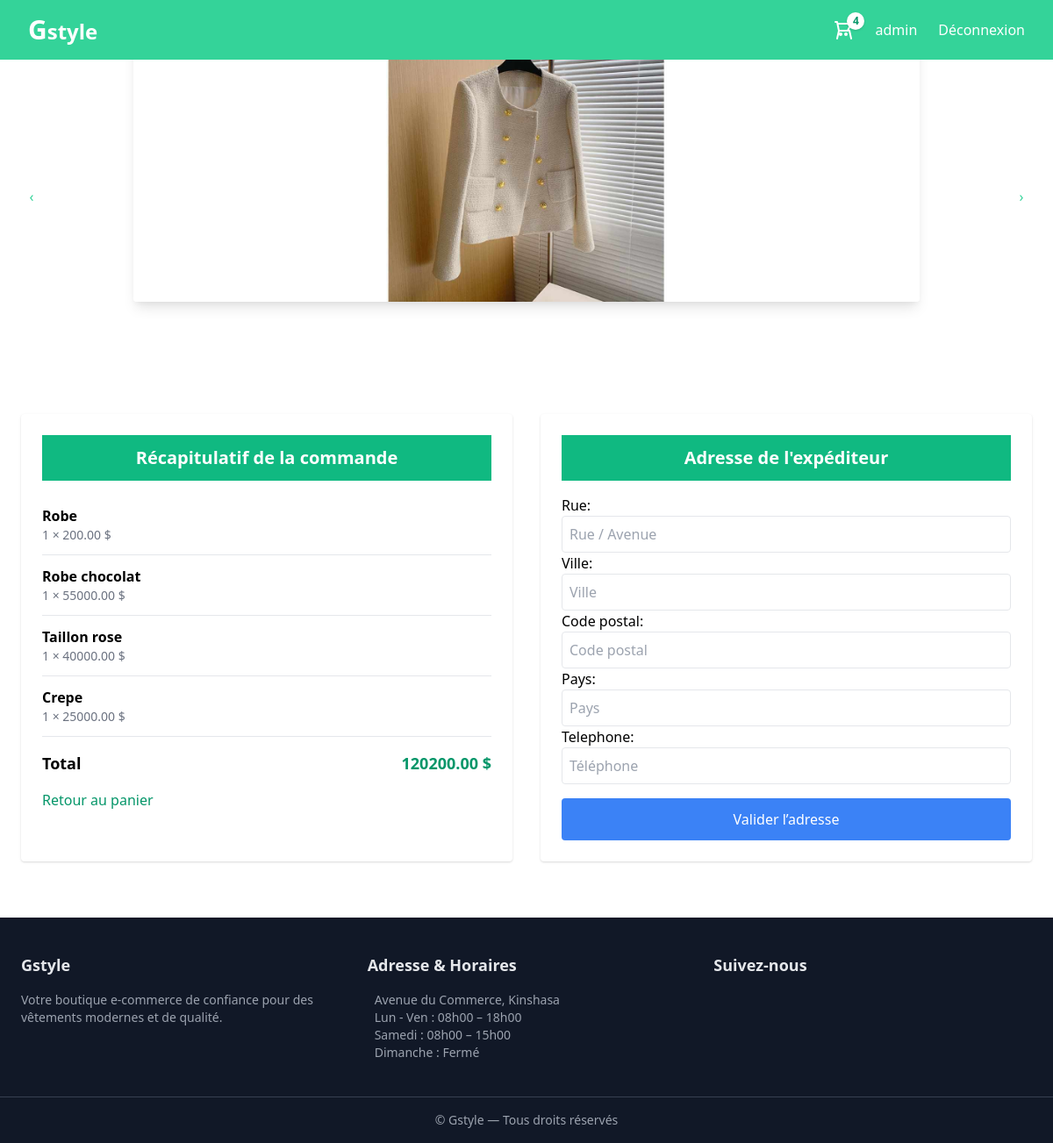
The page /commandes/checkout/ (signed in) on the database its author committed.
### panier/models.py (models this page shows, shortened)
class Panier(models.Model):
    user = models.ForeignKey(User, on_delete=models.CASCADE, null=True, blank=True)
    date_creation = models.DateTimeField(auto_now_add=True)
    date_modification = models.DateTimeField(auto_now=True)
    def total_items_count(self):
        return self.lignepanier_set.count()
    def total_price(self):
        return sum(ligne.total() for ligne in self.lignepanier_set.all())

class LignePanier(models.Model):
    panier = models.ForeignKey(Panier, on_delete=models.CASCADE)
    produit = models.ForeignKey(Produit, on_delete=models.CASCADE)
    quantite = models.PositiveIntegerField(default=1)
    class Meta:
        unique_together = ('panier', 'produit')
    def total(self):
        return self.quantite * self.produit.prix

### products/models.py (models this page shows, shortened)
class Produit(models.Model):
    nom = models.CharField(max_length=200)
    description = models.TextField()
    prix = models.DecimalField(max_digits=10, decimal_places=2)
    image = models.ImageField(upload_to='products/')
    stock = models.PositiveIntegerField(default=0)
    est_populaire = models.BooleanField(default=False)
    categorie = models.ForeignKey(Categorie, on_delete=models.SET_NULL, null=True, blank=True)

### commandes/views.py (the view)
# urls.py: path("checkout/", views.checkout, name="checkout"),
@login_required
def checkout(request):
    panier = get_object_or_404(Panier, user=request.user)
    if panier.lignepanier_set.count() == 0:
        return redirect('cart')
    if request.method == "POST":
        form = AdresseForm(request.POST)
        if form.is_valid():
            adresse = form.save(commit=False)
            adresse.user = request.user
            adresse.save()
            commande = Commande.objects.create(
                user=request.user,
                adresse=adresse,
                prix_total=panier.total_price(),
                statut="EN_ATTENTE"
            )
            for ligne in panier.lignepanier_set.all():
                LigneCommande.objects.create(
                    commande=commande,
                    produit=ligne.produit,
                    quantite=ligne.quantite,
                    prix_unitaire=ligne.produit.prix
                )
            return render(request, "commandes/commande.html", {
                "panier": panier,
                "form": form,
                "commande": commande,
                "open_payment": True
            })
    else:
        form = AdresseForm()
    return render(request, "commandes/commande.html", {
        "panier": panier,
        "form": form
    })

### commandes/forms.py
class AdresseForm(forms.ModelForm):
    class Meta:
        model = Adresse
        fields = [
            "rue",
            "ville",
            "code_postal",
            "pays",
            "telephone"
        ]
        widgets = {
            "rue": forms.TextInput(attrs={
                "class": "w-full p-2 border rounded",
                "placeholder": "Rue / Avenue"
            }),
            "ville": forms.TextInput(attrs={
                "class": "w-full p-2 border rounded",
                "placeholder": "Ville"
            }),
            "code_postal": forms.TextInput(attrs={
                "class": "w-full p-2 border rounded",
                "placeholder": "Code postal"
            }),
            "pays": forms.TextInput(attrs={
                "class": "w-full p-2 border rounded",
                "placeholder": "Pays"
            }),
            "telephone": forms.TextInput(attrs={
                "class": "w-full p-2 border rounded",
                "placeholder": "Téléphone"
            }),
        }

### panier/context_processors.py (called while the page is built)
def panier_context(request):
    if request.user.is_authenticated:
        panier, _ = Panier.objects.get_or_create(user=request.user)
        return {'panier': panier}
    return {'panier': None}

### commandes/templates/commandes/commande.html (shortened to what this page needs)
{% extends "base.html" %}
{% load static %}
{% block content %}
<div class="max-w-7xl mx-auto grid grid-cols-1 md:grid-cols-2 gap-8 mt-20">
    <div class="bg-white p-6 rounded shadow">
        <h2 class="text-xl text-center py-3 text-white bg-green-500 font-bold mb-4">Récapitulatif de la commande</h2>
        {% for ligne in panier.lignepanier_set.all %}
        <div class="flex justify-between items-center border-b py-3">
            <div>
                <p class="font-semibold">{{ ligne.produit.nom }}</p>
                <p class="text-sm text-gray-500">
                    {{ ligne.quantite }} × {{ ligne.produit.prix }} $
                </p>
            </div>
        </div>
        {% endfor %}
        <div class="flex justify-between mt-4 font-bold text-lg">
            <span>Total</span>
            <span class="text-green-600">{{ panier.total_price }} $</span>
        </div>
        <a href="{% url 'cart' %}"
           class="inline-block mt-4 text-green-600 hover:underline">
            Retour au panier
        </a>
    </div>
    <div class="bg-white p-6 rounded shadow">
        <h2 class="text-xl text-center py-3 text-white bg-green-500 font-bold mb-4">Adresse de l'expéditeur</h2>
        <form method="post">
            {{ form.as_p }}
            <button type="submit"
                class="w-full mt-4 bg-blue-500 text-white py-3 rounded">
                Valider l’adresse
            </button>
        </form>
    </div>
</div>
{% endblock %}

### ecommerce/templates/base.html (shortened to what this page needs)
{% load static %}
<!DOCTYPE html>
<html lang="fr">
<head>
    <link href="https://cdn.jsdelivr.net/npm/tailwindcss@2.2.19/dist/tailwind.min.css" rel="stylesheet">
</head>
<body class="bg-white text-black overflow-x-hidden">
<nav class="fixed top-0 left-0 w-full z-50 bg-green-400 px-8 py-4 flex justify-between items-center">
    <a href="{% url 'home' %}" class="text-white text-2xl font-bold">
        <span class="text-3xl">G</span>style
    </a>
    <div class="flex items-center gap-6">
        <a href="{% url 'cart' %}" class="relative flex items-center text-white font-medium">
            <svg xmlns="http://www.w3.org/2000/svg" class="w-6 h-6" fill="none"
                viewBox="0 0 24 24" stroke="currentColor">
                <path stroke-linecap="round" stroke-linejoin="round" stroke-width="2"
                    d="M3 3h2l.4 2M7 13h10l4-8H5.4M7 13L5.4 5M7 13l-2 9m14-9l2 9m-5-5a1 1 0 11-2 0 1 1 0 012 0zm-6 0a1 1 0 11-2 0 1 1 0 012 0z" />
            </svg>
            <span id="cart-badge"
                class="absolute -top-2 -right-3
                    flex items-center justify-center
                    w-5 h-5
                    bg-white text-green-600
                    text-xs font-bold
                    rounded-full
                    shadow">
                {{ panier.total_items_count|default:0 }}
            </span>
        </a>
        {% if request.user.is_authenticated %}
            <span class="text-white">{{ request.user.username }}</span>
            <a href="{% url 'logout' %}" class="text-white hover:text-gray-500">Déconnexion</a>
        {% else %}
            <a href="{% url 'login' %}" class="text-white hover:underline">Connexion</a>
            <a href="{% url 'register' %}" class="text-white hover:underline">Inscription</a>
        {% endif %}
    </div>
</nav>
<div
    x-data="{
        current: 0,
        images: [
            '{% static "images/prod1.jpg" %}',
            '{% static "images/prod2.jpg" %}',
            '{% static "images/prod3.jpg" %}'
        ]
    }"
    x-init="setInterval(() => current = (current + 1) % images.length, 3000)"
    class="relative w-full bg-white flex items-center justify-center py-6"
>
    <div class="relative w-full max-w-4xl h-80 overflow-hidden mx-auto rounded shadow-lg">
    <template x-for="(img, index) in images" :key="index">
        <img
            x-show="current === index"
            x-transition:enter="transition ease-out duration-700"
            x-transition:enter-start="opacity-0 scale-105"
            x-transition:enter-end="opacity-100 scale-100"
            x-transition:leave="transition ease-in duration-500"
            x-transition:leave-start="opacity-100 scale-100"
            x-transition:leave-end="opacity-0 scale-95"
            :src="img"
            class="absolute inset-0 w-full h-full object-contain bg-white"
            alt="Produit"
        >
    </template>
</div>
    <button
        @click="current = current === 0 ? images.length - 1 : current - 1"
        class="absolute left-4 top-1/2 -translate-y-1/2 h-20 w-10 text-green-400 px-3 py-1">
        ‹
    </button>
    <button
        @click="current = current === images.length - 1 ? 0 : current + 1"
        class="absolute right-4 top-1/2 -translate-y-1/2 h-20 w-10 text-green-400 px-3 py-1 ">
        ›
    </button>
</div>
<div class="p-6">
    {% block content %}{% endblock %}
</div>
<footer class="bg-gray-900 text-gray-200 mt-10">
    <div class="max-w-7xl mx-auto px-6 py-10 grid grid-cols-1 md:grid-cols-3 gap-8">
        <div>
            <h3 class="text-lg font-semibold mb-4">Gstyle</h3>
            <p class="text-sm text-gray-400">
                Votre boutique e-commerce de confiance pour des vêtements modernes
                et de qualité.
            </p>
        </div>
        <div>
            <h3 class="text-lg font-semibold mb-4">Adresse & Horaires</h3>
            <p class="text-sm text-gray-400">
                 Avenue du Commerce, Kinshasa<br>
                 Lun - Ven : 08h00 – 18h00<br>
                 Samedi : 08h00 – 15h00<br>
                 Dimanche : Fermé
            </p>
        </div>
        <div>
            <h3 class="text-lg font-semibold mb-4">Suivez-nous</h3>
        </div>
    </div>
    <div class="border-t border-gray-700 text-center py-4 text-sm text-gray-400">
        © {{ now|date:"Y" }} Gstyle — Tous droits réservés
    </div>
</footer>
</body>
</html>

### rows shown on the page
Panier: total_items_count "4", total_price "120200.00"
LignePanier: produit.nom "Robe", quantite "1", produit.prix "200.00"
LignePanier: produit.nom "Robe chocolat", quantite "1", produit.prix "55000.00"
LignePanier: produit.nom "Taillon rose", quantite "1", produit.prix "40000.00"
LignePanier: produit.nom "Crepe", quantite "1", produit.prix "25000.00"

### other values the page prints
{{ request.user.username }} "admin"
